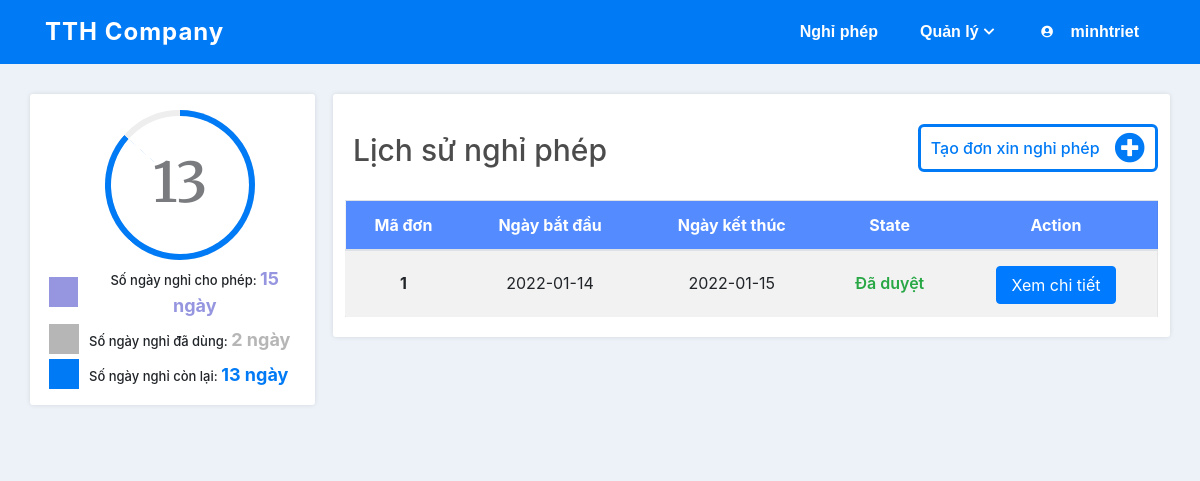
The app's page /view/Absence/AbsenceIndex.php (signed in) with its own data.
### tables this page shows
CREATE TABLE `USERS` (
  `user_id` int NOT NULL,
  `user_name` varchar(20) NOT NULL,
  `password` varchar(255) NOT NULL,
  `user_role` varchar(15) NOT NULL,
  `ho_ten` varchar(100) DEFAULT NULL,
  `gioi_tinh` varchar(3) DEFAULT NULL,
  `ngay_sinh` date DEFAULT NULL,
  `sdt` varchar(10) DEFAULT NULL,
  `anh_dai_dien` varchar(255) DEFAULT NULL,
  `active` tinyint(1) DEFAULT '1',
  `so_absence_max` int DEFAULT NULL,
  `phong_ban_id` int DEFAULT NULL,
  `status` int DEFAULT NULL
);

CREATE TABLE `ABSENCE` (
  `absence_id` int NOT NULL,
  `nguoi_tao_id` int DEFAULT NULL,
  `nguoi_duyet_id` int DEFAULT NULL,
  `status` int DEFAULT '0',
  `file` varchar(255) DEFAULT NULL,
  `ngay_bat_dau` date NOT NULL,
  `ngay_ket_thuc` date NOT NULL,
  `ly_do` varchar(255) NOT NULL,
  `ngay_duyet` date DEFAULT NULL,
  `created_on` date NOT NULL DEFAULT (cast(now() as date))
);

### www/api/User/UserGet.api.php (called while the page is built, shortened)
<?php
    function _get_user_information($p_user_id){
        $conn = connection();
        $stmt = $conn->prepare("SELECT `USERS`.*, `PHONG_BAN`.* FROM `USERS`, `PHONG_BAN` WHERE `USERS`.`phong_ban_id` = `PHONG_BAN`.`phong_ban_id` and `USERS`.`user_id` = ?");
        $stmt->bind_param("s", $user_id);
        $user_id = $p_user_id;
        $stmt->execute();
        $result = $stmt->get_result();
        $user_info = $result->fetch_assoc();
        return $user_info;
    }
    function _get_day_off_used($p_user_id){
        $conn = connection();
        $stmt = $conn->prepare("CALL _get_current_day_off_used(?)");
        $stmt->bind_param("s", $user_id);
        $stmt->execute();
        $result = $stmt->get_result();
        $day_used = $result->fetch_assoc();
        return $day_used['day_used'];
    }
?>

### www/utils.php (called while the page is built, shortened)
<?php
    function connection(){
        $host = 'mysql-server';
        $user = 'root';
        $pass = 'root';
        $db = 'QUANLYPHONGBAN';
        $conn = new mysqli($host, $user, $pass, $db);
        $conn->set_charset("utf8");
       return $conn;
    }
    function _get_current_user_id(){
        $conn = connection();
        $stmt = $conn->prepare("SELECT `USERS`.`user_id`FROM `USERS`WHERE `USERS`.`user_name` = ?");
        $stmt->bind_param("s", $user_name);
        $stmt->execute();
        $result = $stmt->get_result();
        $user_info = $result->fetch_assoc();
        return $user_info['user_id'];
    }
    function _check_giam_doc(){
        $conn = connection();
        $stmt = $conn->prepare("SELECT * FROM `USERS` WHERE user_name = ?");
        $stmt->bind_param("s", $user_name);
        $user_name = $_SESSION['username'];
        $stmt->execute();
        $result = $stmt->get_result();
        $user_info = $result->fetch_assoc();
        return $user_info['user_role'] == 'Giám đốc';
    }
?>

### www/api/Absence/AbsenceGet.api.php (called while the page is built, shortened)
<?php
    function _get_list_absence_current_user() {
        $conn = connection();
        $stmt = $conn->prepare("SELECT `ABSENCE`.*, `USERS`.`ho_ten` from `ABSENCE`,`USERS` where `ABSENCE`.`nguoi_tao_id` = `USERS`.`user_id` and nguoi_tao_id = ? order by ngay_bat_dau desc");
        $stmt->bind_param("s", $current_user_id);
        $current_user_id = _get_current_user_id();
        $stmt->execute();
        $absences = $stmt->get_result();
        return $absences;
    }
?>

### www/view/Absence/AbsenceIndex.php (the view, shortened to what this page needs)
<?php
    require("../../utils.php");
    require_once("../../api/User/UserGet.api.php");
    $current_user_id = _get_current_user_id();
    $userInfo = _get_user_information($current_user_id);
    $day_used = _get_day_off_used($userInfo['user_id']);
?>
<!DOCTYPE html>
<html lang="en">
<head>
    <link rel="stylesheet" href="https://maxcdn.bootstrapcdn.com/bootstrap/4.5.2/css/bootstrap.min.css">
    <link rel="stylesheet" href="/style.css">
    <link rel="stylesheet" href="https://maxcdn.bootstrapcdn.com/font-awesome/4.4.0/css/font-awesome.min.css">
    <link rel="stylesheet" href="https://cdnjs.cloudflare.com/ajax/libs/normalize/8.0.1/normalize.min.css">
    <link rel="stylesheet" href="https://cdnjs.cloudflare.com/ajax/libs/font-awesome/5.15.4/css/all.min.css">
</head>
<body>
    <?php
        require("../../view/Common/Header.php");
    ?>
    <div class="body-layout">
        <div class="container mb-5">
            <div class="row">
                <div class="col-md-3 col-sm-12">
                    <div class="row absence-box-index">
                        <div class="col-12 absence-days">
                            <div class="d-flex flex-column align-items-center text-center py-3 px-1">
                                <div class="progress mx-auto" data-value='<?php echo ($userInfo['so_absence_max'] - $day_used)/$userInfo['so_absence_max']*100; ?>'>
                                    <span class="progress-left">
                                                    <span class="progress-bar border-primary"></span>
                                    </span>
                                    <span class="progress-right">
                                                    <span class="progress-bar border-primary"></span>
                                    </span>
                                    <div class="progress-value w-100 h-100 rounded-circle d-flex align-items-center justify-content-center">
                                        <div class="total-day"><?php echo $userInfo['so_absence_max'] - $day_used; ?><sup class="small"><i></i></sup></div>
                                    </div>
                                </div>
                                <div class="document-block">
                                    <div class="date-bank">
                                        <span></span>
                                        <span>Số ngày nghỉ cho phép: <span class="text-value"><?php echo $userInfo['so_absence_max']; ?> ngày</span></span>
                                    </div>
                                    <div class="date-used">
                                        <span></span>
                                        <span>Số ngày nghỉ đã dùng: <span class="text-value"><?php echo $day_used; ?> ngày</span></span>
                                    </div>
                                    <div class="date-remaining">
                                        <span></span>
                                        <span>Số ngày nghỉ còn lại: <span class="text-value"><?php echo $userInfo['so_absence_max'] - $day_used; ?> ngày</span></span>
                                    </div>
                                </div>
                            </div>
                        </div>
                    </div>
                </div>
                <div class="col-md-9 col-sm-12 absence-history-wrapper">
                    <div class="row absence-history">
                        <div class="col my-3">
                            <div class="row justify-content-between">
                                <h2 class="absence-heading">Lịch sử nghỉ phép</h2>
                                <div class="btn_contain" data-toggle="modal" data-target="#absenceCreateModal">
                                    <label>Tạo đơn xin nghỉ phép</label>
                                    <i class="fas fa-plus-circle add_btn"></i>
                                </div>
                            </div>
                        </div>
                        <div class="table-wrapper">
                            <table class="absence-list table table-hover table-striped text-center">
                                <thead class="table-header">
                                    <tr>
                                        <th scope="col">Mã đơn</th>
                                        <th scope="col">Ngày bắt đầu</th>
                                        <th scope="col">Ngày kết thúc</th>
                                        <th scope="col">State</th>
                                        <th scope="col">Action</th>
                                    </tr>
                                </thead>
                                <tbody>
                                    <?php
                                        require_once("../../api/Absence/AbsenceGet.api.php");
                                        $absences = _get_list_absence_current_user();
                                        if ($absences->num_rows > 0) {
                                            while ($absence =  $absences->fetch_assoc()) {
                                    ?>
                                    <tr class="absence-item">
                                        <th scope="row"><?php echo $absence['absence_id'] ?></th>
                                        <td><?php echo $absence['ngay_bat_dau'] ?></td>
                                        <td><?php echo $absence['ngay_ket_thuc'] ?></td>
                                        <?php
                                            if($absence['status'] == 1){
                                                echo'<td class="absence-state absence-approved">Đã duyệt</td>';
                                            }
                                        ?>
                                        <td>
                                            <button type="button" class="btn btn-primary absence-view-detail-btn" data-toggle="modal" data-target="#absenceDetailModal"
                                                asignee="<?php echo $absence['ho_ten'] ?>"
                                                start="<?php echo $absence['ngay_bat_dau'] ?>"
                                                end="<?php echo $absence['ngay_ket_thuc'] ?>"
                                                reason="<?php echo $absence['ly_do'] ?>"
                                                file="<?php echo $absence['file'] ?>"
                                                id="absence_view_detail_btn"
                                            >Xem chi tiết</button>
                                        </td>
                                    </tr>
                                    <?php
                                            }
                                        }else{
                                            echo '<tr><td colspan=5 class="table-alert py-5"><div><i class="fas fa-exclamation"></i></div>Hiện tại bạn không có đơn xin nghỉ phép nào </td></tr>';
                                        }
                                    ?>
                                </tbody>
                            </table>
                        </div>
                    </div>
                </div>
            </div>
        </div>
    </div>
</body>
</html>

### www/style.css (style rules this page uses)
:root { --bg-color: rgb(237, 242, 249); --grey-color: #b6b6b6; --blue-color: hsl(210, 100%, 48%); --blue-sub-color: hsl(210, 100%, 68%); --black-color: rgba(0, 0, 0, 0.85); --green-color: rgb(40, 167, 69); --red-color: #F90716; --warning-color: rgb(238, 92, 34); --in-progress-color: rgb(28, 214, 59); --task-detail-text: #42526e; --task-name-color: #1e3055; --sub-purple-colr: #9595e0; }
body { overflow-x: hidden; background: var(--bg-color); }
.btn_contain { display: flex; width: fit-content; border: 3px solid var(--blue-color); color: var(--blue-color); border-radius: 6px; padding: 5px 10px; margin-bottom: 12px; justify-content: center; align-items: center; transition: 0.3s all ease; font-weight: 500; cursor: pointer; }
.btn_contain > label { display: block; margin: auto 0; transition: 0.3s all ease; }
.add_btn { transition: 0.3s all ease; margin-left: 15px; color: var(--blue-color); padding: 0 !important; display: flex; justify-content: center; align-items: center; font-size: 1.9rem; }
.body-layout { display: flex; width: 100%; padding: 0 !important; margin: 0 !important; overflow-x: hidden; background: var(--bg-color); }
.table-wrapper { width: 100%; background-color: rgba(255, 255, 255, 0.233); }
.table-wrapper table { margin-bottom: 0; }
.table-wrapper .table-header { background-color: #548CFF; color: white; }
.absence-request, .absence-history { margin-top: 30px; background-color: #fff; padding: 14px 12px 20px 12px; border-radius: 3px; box-shadow: 0 0 5px rgb(0 0 0 / 10%); }
.absence-history-wrapper .absence-history { margin-left: 3px; }
.absence-history .absence-item { line-height: 40px; }
.absence-history .absence-heading { color: rgb(76 76 76); font-size: 30px; padding: 8px; }
.absence-history .absence-item .absence-view-detail-btn { min-width: 120px; }
.absence-history .absence-item .absence-state { font-weight: 600; }
.absence-history .absence-item .absence-approved { color: var(--green-color); }
.absence-days { width: fit-content; border-radius: 3px; box-shadow: 0 0 5px rgb(0 0 0 / 10%); margin-top: 30px; padding-right: 0; background-color: #fff; }
.absence-list { border: 1px solid rgba(0,0,0,.05); }
.table td, th { vertical-align: middle !important; }
.progress { width: 150px; height: 150px; background: none; position: relative; }
.progress::after { content: ""; width: 100%; height: 100%; border-radius: 50%; border: 6px solid #eee; position: absolute; top: 0; left: 0; }
.progress>span { width: 50%; height: 100%; overflow: hidden; position: absolute; top: 0; z-index: 1; }
.progress .progress-left { left: 0; }
.progress .progress-bar { width: 100%; height: 100%; background: none; border-width: 6px; border-style: solid; position: absolute; top: 0; }
.progress .progress-left .progress-bar { left: 100%; border-top-right-radius: 80px; border-bottom-right-radius: 80px; border-left: 0; -webkit-transform-origin: center left; transform-origin: center left; }
.border-primary { border-color: var(--blue-color) !important; }
.progress .progress-right { right: 0; }
.progress .progress-right .progress-bar { left: -100%; border-top-left-radius: 80px; border-bottom-left-radius: 80px; border-right: 0; -webkit-transform-origin: center right; transform-origin: center right; }
.progress .progress-value { position: absolute; top: 0; left: 0; }
.progress .progress-value .total-day { opacity: 0.6; font-size: 55px; font-weight: 600; font-family: 'Merriweather', serif; }
.document-block > div { width: 100%; display: flex; align-items: center; margin-top: 5px; }
.document-block > div > span { float: left; margin-right: 10px; font-size: 13px; font-weight: 500; }
.document-block > div > span:nth-child(1) { display: block; width: 30px; height: 30px; }
.document-block > div.date-remaining > span:nth-child(1) { background: var(--blue-color); }
.document-block > div.date-used > span:nth-child(1) { background: var(--grey-color); }
.document-block > div.date-bank > span:nth-child(1) { background: var(--sub-purple-colr); }
.document-block > div .text-value { font-size: 18px; font-weight: 700; }
.document-block > div.date-remaining .text-value { color: var(--blue-color); }
.document-block > div.date-used .text-value { color: var(--grey-color); }
.document-block > div.date-bank .text-value { color: var(--sub-purple-colr); }
.absence-box-index { justify-content: space-between; }

### records on screen
users: so_absence_max "15", user_id "2"
absence: absence_id "1", ngay_bat_dau "2022-01-14", ngay_ket_thuc "2022-01-15", status "Đã duyệt"

### other values on screen
$_SESSION["username"] "minhtriet"
$userInfo['so_absence_max'] - $day_used "13"
